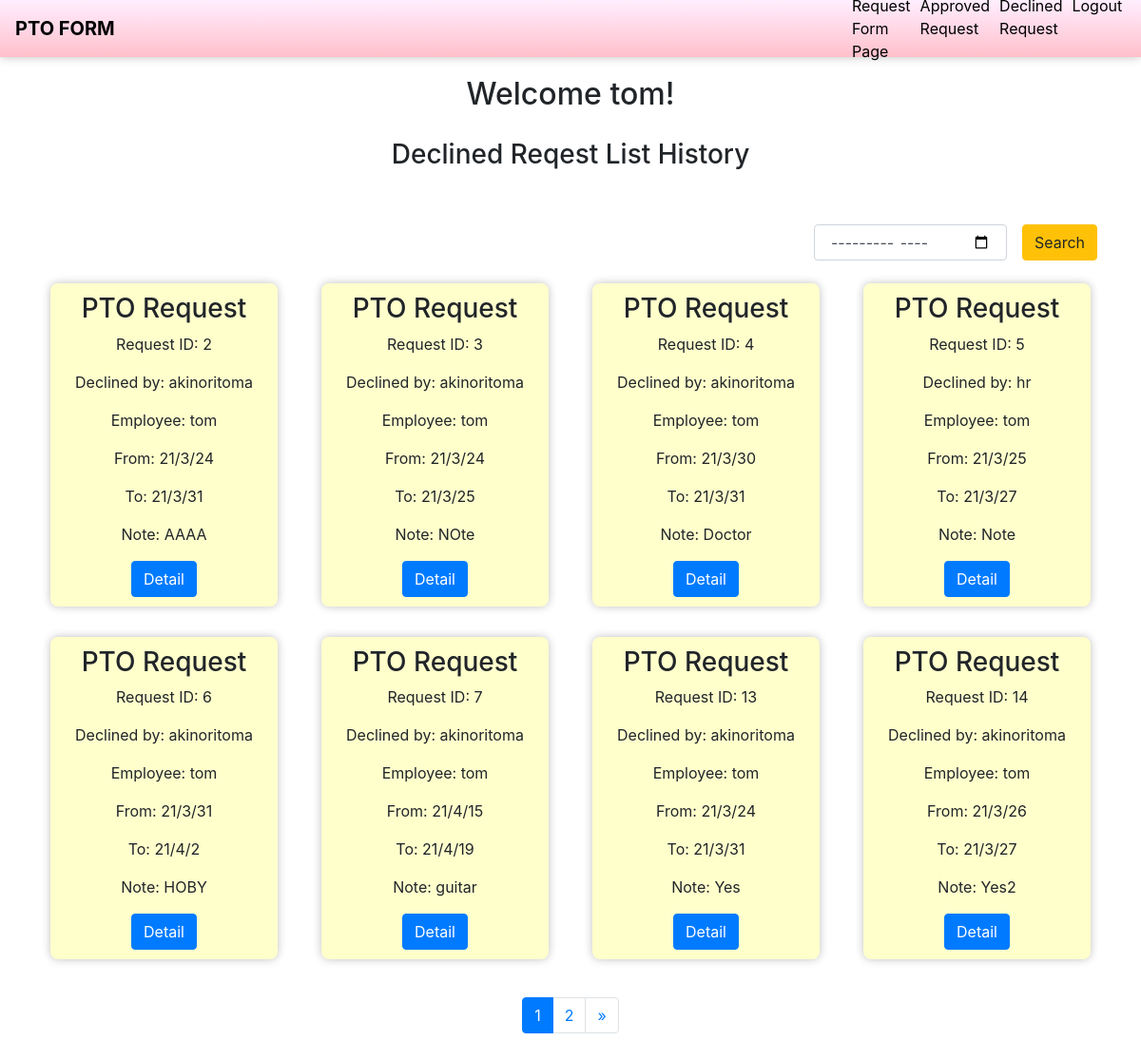
/declined_request_employee/ (signed in), run on an earlier commit of the app's database.
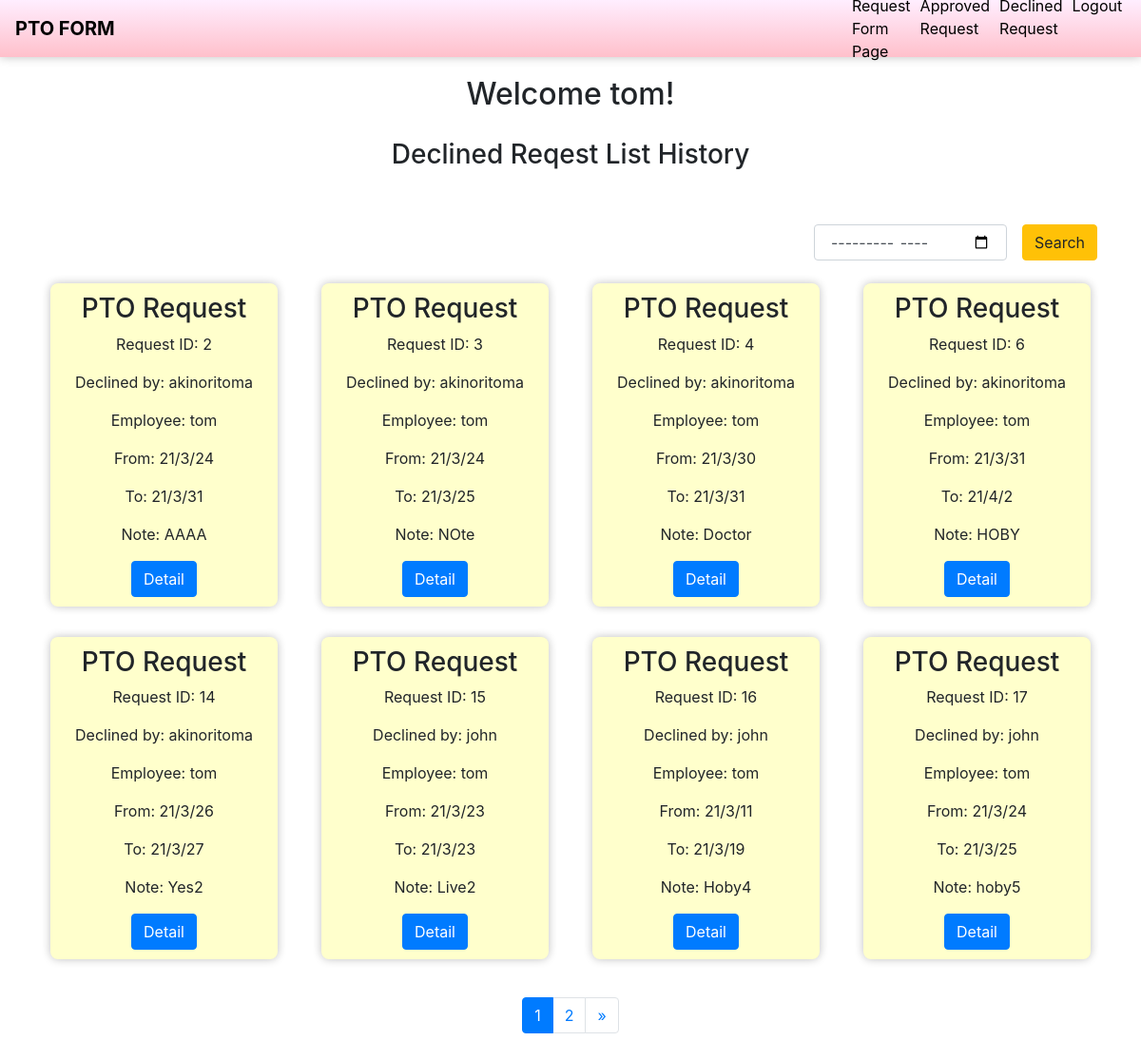
And on a later commit of the database.
### potform/models.py (models this page shows)
class RequestPTO(models.Model):
  post_employee = models.ForeignKey(get_user_model(), on_delete=models.CASCADE, null=False, related_name ='post_employee')
  chose_supervisor = models.ForeignKey(get_user_model(), on_delete=models.CASCADE, null=False, related_name ='chose_supervisor')
  confirm_hr = models.ForeignKey(get_user_model(), on_delete=models.CASCADE, null=True, related_name ='confirm_hr')
  request_date_from = models.DateTimeField(null=False)
  request_date_to = models.DateTimeField(null=False)
  note = models.TextField(null=True, blank=True, max_length=200)
  request = models.IntegerField(default=3)

class User(AbstractUser):
  is_employee = models.BooleanField(default=False)
  is_supervisor = models.BooleanField(default=False)
  is_hr = models.BooleanField(default=False)

### potform/views.py (the view)
# urls.py: path('declined_request_employee/', EmployeeDeclinedRequestView.as_view(), name='declined_request_employee'),
class EmployeeDeclinedRequestView(LoginRequiredMixin, ListView):
    context_object_name = 'request_list'
    model = RequestPTO
    queryset = RequestPTO.objects.filter(request=2)
    paginate_by = 8
    template_name = "declined_request_employee.html"
    def get(self, request, *args, **kwargs):
        user =  User.objects.filter(username=self.request.user)
        if user and user[0].is_employee:
            return super().get(request, **kwargs)
        else:
            return redirect('index')
    def get_queryset(self):
        q_request_date_from = self.request.GET.get('query')
        if q_request_date_from:
            object_list = RequestPTO.objects.filter(
                Q(request_date_from__icontains=q_request_date_from))
        else:
            object_list = RequestPTO.objects.filter(request=2, post_employee=self.request.user)
        return object_list.filter(request=2, post_employee=self.request.user)

### potform/templates/declined_request_employee.html
{% extends 'base.html' %}
{% block main %}
<div class="form w-100 text-center">
  <h2 class="hrpage">Welcome {{ user.get_username }}!</h2>
</div>
<h3 class="form w-100 text-center declined_reqest_list">Declined Reqest List History</h3>
<div class="form w-100 p-3">
  <form action="" method="get" class="searchform form-inline">
    <div class="form-inline mr-3">
      <span class="input-group-btn">
        <input name="query" value="{{ request.GET.query }}" type="month" class="form-control p-3">
      </span>
    </div>
    <div>
      <button class="btn btn-warning" type="submit">Search</button>
    </div>
  </form>
</div>
  {% for request in request_list %}
  <div class="col-lg-3">
    <div class="form w-100 text-center m-auto">
      <ul class="p-2">
        <li class="request_list m-0">
          <h3>PTO Request</h3>
          <p>Request ID: {{ request.id }} </p>
          {% if request.confirm_hr %}
          <p>Declined by: {{ request.confirm_hr }}</p>
          {% else %}
          <p>Declined by: {{ request.chose_supervisor }}</p>
          {% endif %}
          <p>Employee: {{ request.post_employee }}</p>
          <p>From: {{ request.request_date_from|date:"y/n/j" }}</p>
          <p>To: {{ request.request_date_to|date:"y/n/j" }}</p>
          <p class="break-word">Note: {{ request.note }}</p>
          <a class="btn btn-primary" href="{% url 'declined_request_employee_detail' request.id %}" >Detail</a>
        </li>
      </ul>
    </div>
  </div>
  {% endfor %}
  <div class="form w-100 p-3">
    {% include "pagination.html" %}
  </div>
{% endblock main %}

What changed in the data, as far as the page shows it:
no longer on this page (row edited): RequestPTO: id "5", confirm_hr "hr", post_employee "tom", request_date_from "21/3/25", request_date_to "21/3/27", note "Note"
no longer on this page (row edited): RequestPTO: id "7", confirm_hr "akinoritoma", post_employee "tom", request_date_from "21/4/15", request_date_to "21/4/19", note "guitar"
no longer on this page (row edited): RequestPTO: id "13", confirm_hr "akinoritoma", post_employee "tom", request_date_from "21/3/24", request_date_to "21/3/31", note "Yes"
now on this page (row unchanged): RequestPTO: id "15", chose_supervisor "john", post_employee "tom", request_date_from "21/3/23", request_date_to "21/3/23", note "Live2"
now on this page (row unchanged): RequestPTO: id "16", chose_supervisor "john", post_employee "tom", request_date_from "21/3/11", request_date_to "21/3/19", note "Hoby4"
now on this page (row unchanged): RequestPTO: id "17", chose_supervisor "john", post_employee "tom", request_date_from "21/3/24", request_date_to "21/3/25", note "hoby5"
